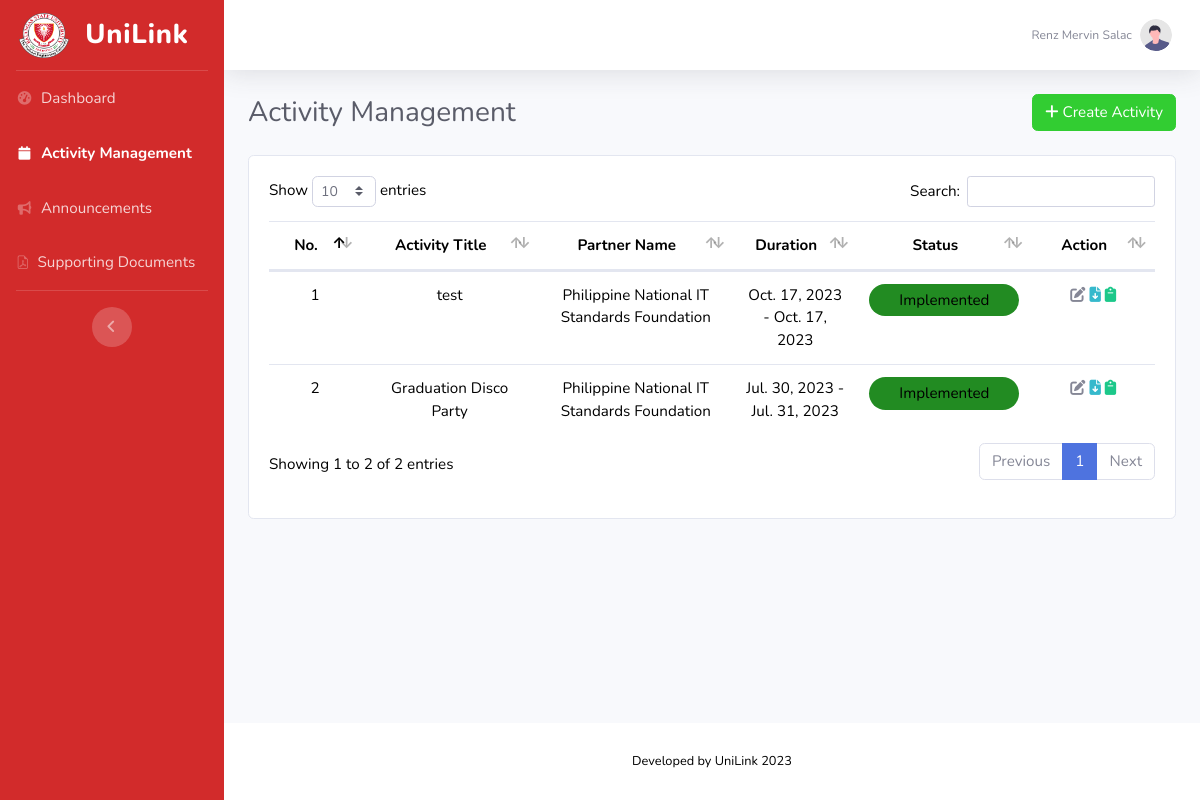
The app's page /FACULTY_ASSOCDEAN/ui-formsPreview.php (signed in), older data.
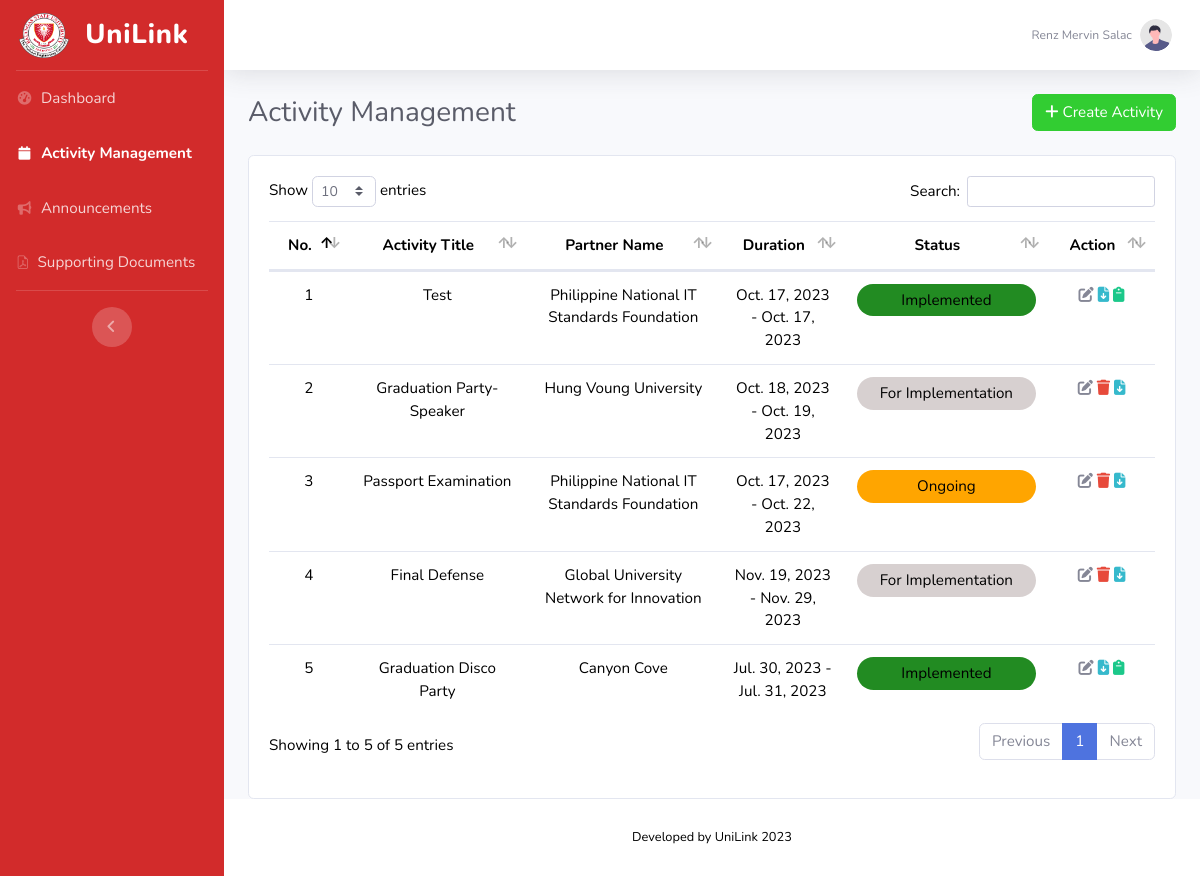
The same page, newer data.
### tables this page shows
CREATE TABLE `activityform` (
  `id` varchar(255) NOT NULL DEFAULT uuid(),
  `activity_title` varchar(255) DEFAULT NULL,
  `campus` varchar(255) DEFAULT NULL,
  `college` varchar(100) DEFAULT NULL,
  `program` varchar(100) DEFAULT NULL,
  `partner_type` varchar(100) DEFAULT NULL,
  `partner` varchar(100) DEFAULT NULL,
  `start_date` date DEFAULT NULL,
  `end_date` date DEFAULT NULL,
  `rationale` mediumtext DEFAULT NULL,
  `objective` mediumtext DEFAULT NULL,
  `budget` varchar(100) DEFAULT NULL
);

### FACULTY_ASSOCDEAN/ui-formsPreview.php (the view, shortened to what the changed rows need)
<!DOCTYPE html>
<html lang="en">
<head>
    <link href="vendor/fontawesome-free/css/all.min.css" rel="stylesheet" type="text/css">
     <link href="css/sb-admin-2.min.css" rel="stylesheet">
     <link rel="stylesheet" href="https://cdnjs.cloudflare.com/ajax/libs/twitter-bootstrap/4.5.2/css/bootstrap.css">
    <link rel="stylesheet" href="https://cdn.jsdelivr.net/npm/bootstrap-icons@1.11.0/font/bootstrap-icons.css">
    <link href="https://maxcdn.bootstrapcdn.com/bootstrap/4.5.2/css/bootstrap.min.css" rel="stylesheet">
    <link href="vendor/datatables/dataTables.bootstrap4.min.css" rel="stylesheet">
    <link href="css/sb-admin-2.min.css" rel="stylesheet">
</head>
<body id="page-top">
    <div id="wrapper">
        <div id="content-wrapper" class="d-flex flex-column">
            <div id="content">
                                <?php
                                      include '../db.php';
                                  ?>
                <div class="container-fluid">
                    <div class="card">
                        <div class="card-body">
                            <div class="table">
                             <table id="activityTable" class="display" data-ordering="true" data-paging="true" data-searching="true">
                                <thead style='text-align: center;'>
                                    <tr>
                                        <th >No.</th>
                                        <th style="width: 20%">Activity Title</th>
                                        <th style="width: 22%;">Partner Name</th>
                                        <th style="width: 14%">Duration</th>
                                        <th>Status</th>
                                        <th>Action</th>
                                    </tr>
                                </thead>
                               <tbody>
                        <?php
                        $college = $_SESSION['college'];
                        $sql = "SELECT * FROM `activityform` WHERE `college` = '$college'";
                        $result = $conn->query($sql);
                        if ($result->num_rows > 0) {
                            $i = 1;
                            while ($row = $result->fetch_assoc()) {
                                $status = '';
                                $start_date = strtotime($row['start_date']);
                                $end_date = strtotime($row['end_date']);
                                $today = strtotime(date('Y-m-d'));
                                if ($start_date > $today) {
                                    $status = 'For Implementation';
                                    $textColor = '#d7d0d0';
                                } elseif ($start_date <= $today && $end_date > $today) {
                                    $status = 'Ongoing';
                                    $textColor = 'orange';
                                } elseif ($end_date <= $today) {
                                    $status = 'Implemented';
                                    $textColor = '#228B22';
                                }
                                echo "<tr>";
                                echo "<td style='text-align: center;'>" . $i . "</td>";
                                echo "<td style='text-align: center;'>" . $row["activity_title"] . "</td>";
                                echo "<td style='text-align: center;'>" . $row["partner"] . "</td>";
                                echo "<td style='text-align: center;'>" . date("M. d, Y", $start_date) . " - " . date("M. d, Y", $end_date) . " </td>";
                                echo '<td style="text-align: center;"><div style="background-color: '.$textColor.'; color: #000000; padding: 5px; border-radius: 45px;">' . $status . '</div></td>';
                                if($status == "Implemented") {
                                    echo "
                                        <td style='text-align: center;'>
                                            <a href='ui-formsEdit.php?id=" . $row["id"] . "'>
                                                <span class='fas fa-edit text-secondary' title='Edit'></span>
                                            </a>
                                            <a href='pdf.php?id=". $row["id"]."' target='_blank' class='fas fa-file-download text-info' title='Request Form'></a>
                                            <a href='report.php?id=" . $row['id'] . "' class='fas fa-clipboard text-success' title='Narrative Report'></a>
                                        </td>
                                    ";
                                } else {
                                    echo "<td style='text-align: center;'>
                                        <a href='ui-formsEdit.php?id=" . $row["id"] . "'>
                                            <span class='fas fa-edit text-secondary'></span>
                                        </a>
                                        <a href='delete.php?id=" . $row["id"] . "'><span class='fas fa-trash text-danger'></span></a>
                                        <a href='pdf.php?id=". $row["id"]."' target='_blank' class='fas fa-file-download text-info'></a>
                                    </td>";
                                }
                                echo "</tr>";
                                $i++;
                            }
                        } else {
                            echo "No data found";
                        }
                        ?>
                        </tbody>
                            </table>
                        </div>
                    </div>
                    </div>
                </div>
            </div>
            </div>
<?php
    include 'footer.php';
?>
    </body>
</html>

Row changes from the older to the newer data that the page shows:
changed activityform: activity_title "test" → "Test"
added activityform: activity_title "Graduation Party-Speaker", partner "Hung Voung University", start_date "Oct. 18, 2023", end_date "Oct. 19, 2023", start_date "For Implementation"
added activityform: activity_title "Passport Examination", partner "Philippine National IT Standards Foundation", start_date "Oct. 17, 2023", end_date "Oct. 22, 2023", status "Ongoing"
added activityform: activity_title "Final Defense", partner "Global University Network for Innovation", start_date "Nov. 19, 2023", end_date "Nov. 29, 2023", start_date "For Implementation"
changed activityform "Graduation Disco Party": partner "Philippine National IT Standards Foundation" → "Canyon Cove"
Text that changed along with them:
text written by a page script: "Show entries Search: Showing 1 to 2 of 2 entries Previous 1 Next" → "Show entries Search: Showing 1 to 5 of 5 entries Previous 1 Next"
